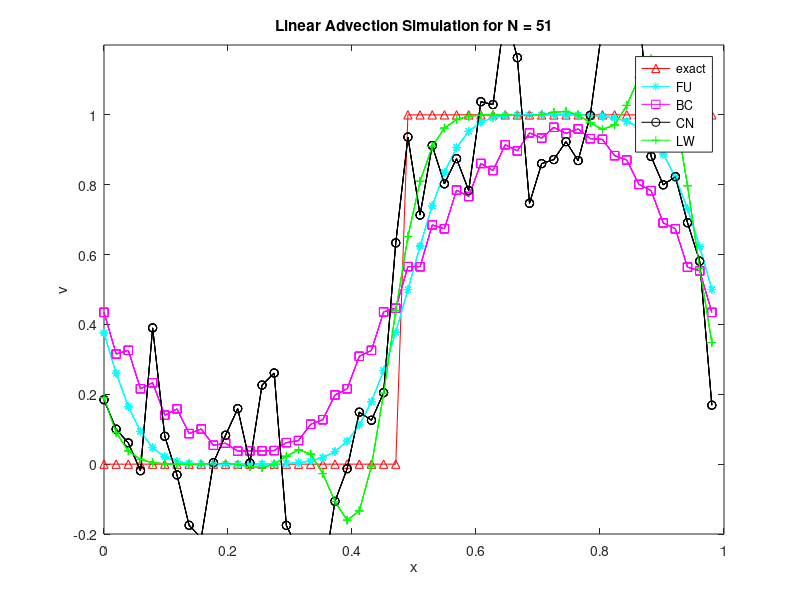

The MATLAB script that drew this image:
function LinearAdvection
    % first initialize some parameters  
    %%%%%%%%%%%%%%%%%%%%%%%%%%%%%%%%%%
    % the advection speed
    a=1.;
    % number of grid points in space (not counting the point at x=1, which
    %is the same as the point at x=0, due to the periodicity)
    N=51;
    % spatial step
    h=1./N;
    % safety constant for stability (should be smaller than 1)
    cfl=.8;
    % CFl timestep limit for the explicit methods
    dt=cfl*h/a;
    % time at which we want to end the simulation
    t_end=1.;
    % number of timesteps to be taken
    n_it=t_end/dt;
    % number of different methods we want to try
    n_methods=4;
        
    % initialize some arrays
    %%%%%%%%%%%%%%%%%%%%%%%%%%%%%%%%%%%
    % spatial grid (not including the point at x=1, which is the same as 
    %the point at x=0, due to the periodicity)
    x=(0:h:1-h);
    % temporal grid
    t=(0:dt:n_it*dt);
    % arrays for the numerical approximations at times n and n+1
    v_new=zeros(N,n_methods);
    v_old=zeros(N,n_methods);
    % array for the exact solution
    v_exact=zeros(N,1);
    
    % the initial condition
    %%%%%%%%%%%%%%%%%%%%%%%%%%%%%%%%%%%
    for i=1:n_methods
        %v_old(:,i)=exp(-50*(x-.5).^2);
        v_old(:,i)=(1.+sign(x-.5))/2;
    end
    % get the matrices for the implicit method
    % A V(n+1) = B V(n)
    [A,B]=mat_linadv_BC(N,a,h,dt);
    
    [A1,B1]=mat_linadv_CN(N,a,h,dt);
    
    [A2,B2]=mat_linadv_LW(N,a,h,dt);
    % the main iteration loop
    %%%%%%%%%%%%%%%%%%%%%%%%%%%%%%%%%%
    for iter = 1:n_it
        % method 1: FU (treat the first point separately
        %    taking into account the periodicity)
        v_new(2:N,1)=v_old(2:N,1)-a*dt/h*(v_old(2:N,1)-v_old(1:N-1,1));
        v_new(1,1)=v_old(1,1)-a*dt/h*(v_old(1,1)-v_old(N,1));
        % method 2: the implicit method (the periodicity
        %    is taken into account in the matrices A and B)
        v_new(:,2)=A\(B*v_old(:,2));
        %%%%%%%%%%%%%%%%%%%%%%%%%%%%%%%%%%%%%%%%%%%%%%%%        
        v_new(:,3)=A1\(B1*v_old(:,3));
        v_new(:,4)=A2\(B2*v_old(:,4));
        
        % the exact solution with a=1
        %v_exact(:) = exp(-50*(x-a*t(iter+1)-.5).^2) + ...
         %            exp(-50*(x-a*t(iter+1)+.5).^2);
        % Problem 2:
        % the exact solution with a=1 (until t=1, we need 3 unit
        % jumps in the solution...)
        v_exact(:) = (1.+sign((x-a*t(iter+1))+0.5))/2. - ...
                     (1.+sign((x-a*t(iter+1))-0.0))/2. + ...
                     (1.+sign((x-a*t(iter+1))-0.5))/2.;
                 
        % graphical output
        plot(x,v_exact(:),'^r-')
        hold on
        for i=1:n_methods
           plot(x,v_new(:,1),'*c-')
           plot(x,v_new(:,2),'-ms')
           plot(x,v_new(:,3),'ok-')
           plot(x,v_new(:,4),'+g-')
        end
        axis([0 1 -.2 1.2])
        xlabel('x')
        ylabel('v')
        title(['Linear Advection Simulation for N = ' num2str(N)''])
        hold off
        legend('exact','FU','BC','CN','LW')
        pause(0.001)
		% prepare for the next iteration
        v_old=v_new;
    end
end
% the matrices for the implicit method
%-------------------------
% implicit central in space (BC)
function [A,B]=mat_linadv_BC(N,a,h,dt)
  e = ones(N,1);
  A = spdiags([-0.5*a*dt/h*e e 0.5*a*dt/h*e], [-1 0 1], N, N);
  A(1,N)=-0.5*a*dt/h;
  A(N,1)=0.5*a*dt/h;
  B=speye(N);
end

function [A1,B1]=mat_linadv_CN(N,a,h,dt)
    e = ones(N,1);
    A1=spdiags([-e 4*h/dt*e e],[-1 0 1], N, N);
    A1(1,N)=-1;
    A1(N,1)=1;
    B1=spdiags([e 4*h/dt*e -e],[-1 0 1], N, N);
    B1(1,N)=1;
    B1(N,1)=-1;
end

function [A2,B2]=mat_linadv_LW(N,a,h,dt)
    e = ones(N,1);
    A2=speye(N);
    p=(.5*a*dt)/(h);
    q=((.5*a*a*dt*dt)/(h*h));
    B2=spdiags([(p+q)*e (1-(2*q))*e (-p+q)*e],[-1 0 1], N, N);
    B2(1,N)=p+q;
    B2(N,1)=-p+q;
end


